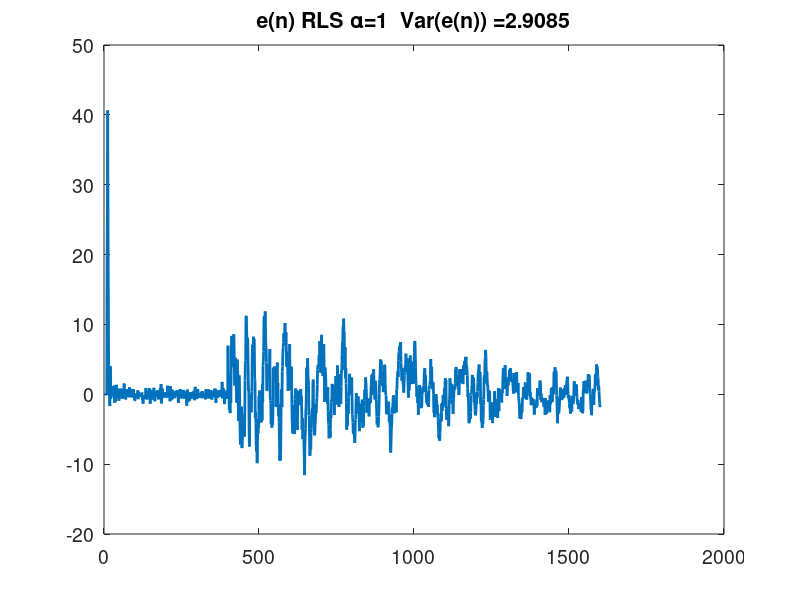
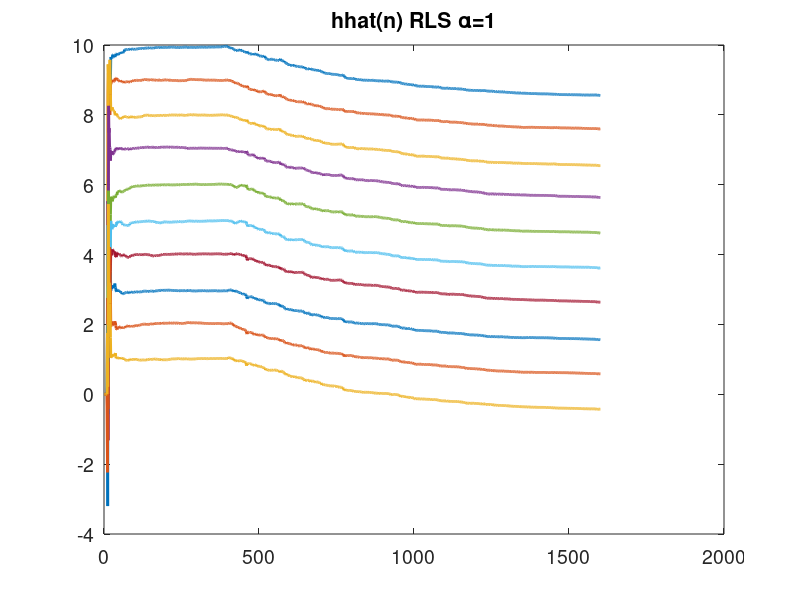
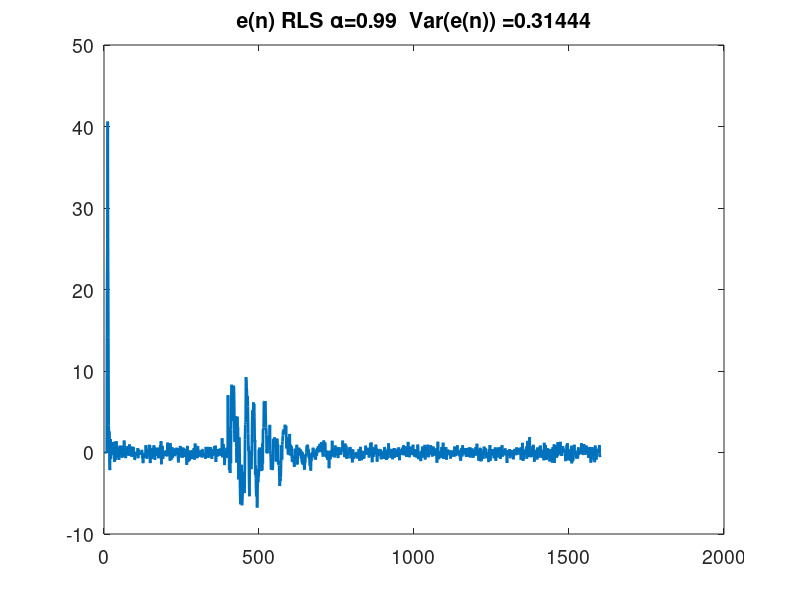
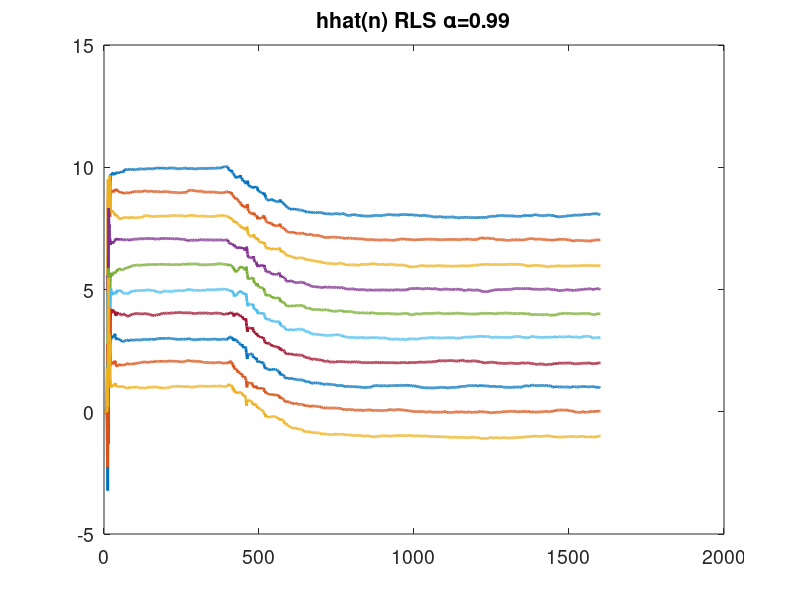

MATLAB code for these plots, in order:
%% 
% Demo of RLS filtering
% 
clear all
%close all
N = 1600;
% Start with a FIR filter
h0 = (10:-1:1)';
%h1 = h0;
h1 = h0-2; % System to change to at time = 400
Nh = length(h0);

% Use white noise as input signal
y = randn(N,1);

x0 = zeros(N,1);
% create output signal
for k=Nh:N
  if k<400
    x0(k) = h0'*y(k-Nh+1:k);
  else % system change after k=400
    x0(k) = h1'*y(k-Nh+1:k);
  end
end

% Add measurement noise
x = x0 +  0.5* randn(N,1);
% This is the desired signal

% Create space to save filter coefficients
hhat = zeros(Nh,N); % estimated state 
e = zeros(N,1);

Rinv = 10*eye(10); %Initalization
alpha = 1;
% step size
for k=Nh:N,
  e(k) = x(k) - hhat(:,k)'*y(k-Nh+1:k);
  K = Rinv*y(k-Nh+1:k);
  Rinv = (Rinv - K*K'/(alpha + y(k-Nh+1:k)'*K))/alpha;
  hhat(:,k+1) = hhat(:,k) + Rinv*(y(k-Nh+1:k)*e(k));
end

% Estimate residual variance
% calculated based on last 100 samples
sigma_e2 = sum(e((end-99):end).^2)/100


% Plot filter error over time
figure(1);
pp=plot(e);
set(pp,'LineWidth',2)
p = gca;
set(p,'FontSize',14)
title(['e(n) RLS \alpha=',num2str(alpha),'  Var(e(n)) =', num2str(sigma_e2)]);

%  Plot estimated filter coefficients over time

figure(2)
pp=plot(hhat');
set(pp,'LineWidth',2);
p = gca;
set(p,'FontSize',14);
title(['hhat(n) RLS \alpha=',num2str(alpha)]);

%% Now add forgetting to the algorihtm and see the effect

hhat = zeros(Nh,N); % clear estimated filter values 

Rinv = 100*eye(10); %Initalization
% Forgetting factor
alpha = 0.99;
for k=Nh:N
  e(k) = x(k) - hhat(:,k)'*y(k-Nh+1:k);
  K = Rinv*y(k-Nh+1:k);
  Rinv = (Rinv - K*K'/(alpha + y(k-Nh+1:k)'*K))/alpha;
  hhat(:,k+1) = hhat(:,k) + Rinv*y(k-Nh+1:k)*e(k);
end

% Estimate residual variance
% calculated based on last 100 samples
sigma_e2 = sum(e(end-Nh-100:end-Nh-1).^2)/100


% Plot filter error over time
figure(3);
pp=plot(e);
set(pp,'LineWidth',2)
p = gca;
set(p,'FontSize',14)
title(['e(n) RLS \alpha=',num2str(alpha),'  Var(e(n)) =', num2str(sigma_e2)]);


%  Plot estimated filter coefficients over time
figure(4)
pp=plot(hhat');
set(pp,'LineWidth',2);
p = gca;
set(p,'FontSize',14)
title(['hhat(n) RLS \alpha=',num2str(alpha)]);



%% Things to test and think about
% Test alpha 0.8, 0.9 0.99 
% How is the convergence speed is changed?
% How is the residual variance changed?